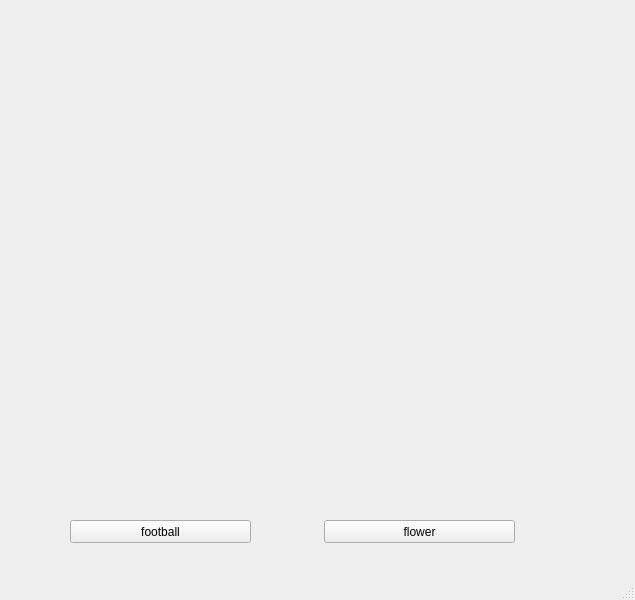
<?xml version="1.0" encoding="UTF-8"?>
<ui version="4.0">
 <class>MainWindow</class>
 <widget class="QMainWindow" name="MainWindow">
  <property name="geometry">
   <rect>
    <x>0</x>
    <y>0</y>
    <width>635</width>
    <height>600</height>
   </rect>
  </property>
  <property name="windowTitle">
   <string>MainWindow</string>
  </property>
  <widget class="QWidget" name="centralwidget">
   <widget class="QLabel" name="photo">
    <property name="geometry">
     <rect>
      <x>0</x>
      <y>0</y>
      <width>631</width>
      <height>461</height>
     </rect>
    </property>
    <property name="text">
     <string/>
    </property>
    <property name="pixmap">
     <pixmap>demo3.jpg</pixmap>
    </property>
    <property name="scaledContents">
     <bool>true</bool>
    </property>
   </widget>
   <widget class="QPushButton" name="football">
    <property name="geometry">
     <rect>
      <x>70</x>
      <y>520</y>
      <width>181</width>
      <height>23</height>
     </rect>
    </property>
    <property name="text">
     <string>football</string>
    </property>
   </widget>
   <widget class="QPushButton" name="flower">
    <property name="geometry">
     <rect>
      <x>324</x>
      <y>520</y>
      <width>191</width>
      <height>23</height>
     </rect>
    </property>
    <property name="text">
     <string>flower</string>
    </property>
   </widget>
  </widget>
  <widget class="QMenuBar" name="menubar">
   <property name="geometry">
    <rect>
     <x>0</x>
     <y>0</y>
     <width>635</width>
     <height>21</height>
    </rect>
   </property>
  </widget>
  <widget class="QStatusBar" name="statusbar"/>
 </widget>
 <resources/>
 <connections/>
</ui>
